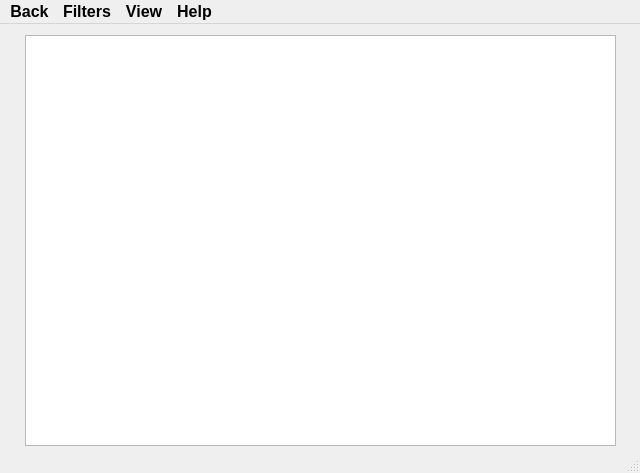
<?xml version="1.0" encoding="UTF-8"?>
<ui version="4.0">
 <class>MainWindow</class>
 <widget class="QMainWindow" name="MainWindow">
  <property name="geometry">
   <rect>
    <x>0</x>
    <y>0</y>
    <width>640</width>
    <height>473</height>
   </rect>
  </property>
  <property name="windowTitle">
   <string>HealthNow : find suitable healthcare providers</string>
  </property>
  <widget class="QWidget" name="centralwidget">
   <widget class="QTableView" name="tableView">
    <property name="geometry">
     <rect>
      <x>25</x>
      <y>11</y>
      <width>591</width>
      <height>411</height>
     </rect>
    </property>
   </widget>
  </widget>
  <widget class="QStatusBar" name="statusbar"/>
  <widget class="QMenuBar" name="menubar">
   <property name="enabled">
    <bool>true</bool>
   </property>
   <property name="geometry">
    <rect>
     <x>0</x>
     <y>0</y>
     <width>640</width>
     <height>33</height>
    </rect>
   </property>
   <property name="font">
    <font>
     <family>Nirmala UI</family>
     <pointsize>12</pointsize>
     <bold>true</bold>
    </font>
   </property>
   <property name="autoFillBackground">
    <bool>true</bool>
   </property>
   <widget class="QMenu" name="menuFile">
    <property name="title">
     <string>Back</string>
    </property>
   </widget>
   <widget class="QMenu" name="menuFilters">
    <property name="title">
     <string>Filters</string>
    </property>
    <addaction name="actionSort"/>
   </widget>
   <widget class="QMenu" name="menuView">
    <property name="title">
     <string>View</string>
    </property>
   </widget>
   <widget class="QMenu" name="menuHelp">
    <property name="title">
     <string>Help</string>
    </property>
   </widget>
   <addaction name="menuFile"/>
   <addaction name="menuFilters"/>
   <addaction name="menuView"/>
   <addaction name="menuHelp"/>
  </widget>
  <action name="actionSort">
   <property name="text">
    <string>Sort Descending</string>
   </property>
  </action>
 </widget>
 <resources/>
 <connections/>
</ui>
